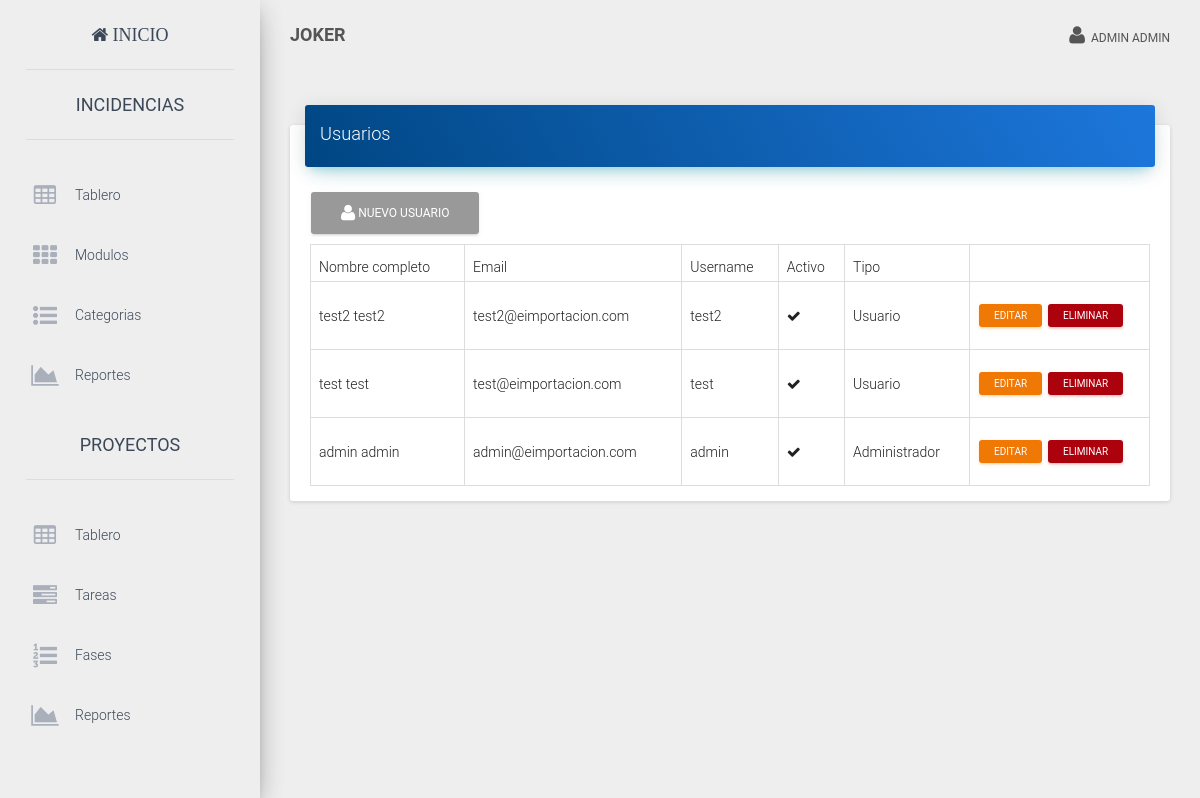
The app's page /?view=users (signed in) with its own data.
### tables this page shows
CREATE TABLE IF NOT EXISTS `user` (
  `id` int NOT NULL AUTO_INCREMENT,
  `username` varchar(50) DEFAULT NULL,
  `name` varchar(50) DEFAULT NULL,
  `lastname` varchar(50) DEFAULT NULL,
  `email` varchar(255) DEFAULT NULL,
  `password` varchar(60) DEFAULT NULL,
  `is_active` tinyint(1) NOT NULL DEFAULT '1',
  `kind` int NOT NULL DEFAULT '1',
  `created_at` datetime DEFAULT NULL,
  PRIMARY KEY (`id`)
);

### core/controller/Lb.php (called while the page is built, shortened)
<?php
class Lb {
	public function start(){
		include "core/app/init.php";
	}
}
?>

### index.php (called while the page is built, shortened)
<?php
$lb = new Lb();
$lb->start();
?>

### core/controller/Executor.php (called while the page is built, shortened)
<?php
class Executor {
	public static function doit($sql){
		$con = Database::getCon();
		return array($con->query($sql),$con->insert_id);
	}
}
?>

### core/app/model/UserData.php (called while the page is built, shortened)
<?php
class UserData {
	public static $tablename = "user";
	public function __construct(){
		$this->is_active = "1";
	}
	public static function getById($id){
		$sql = "select * from ".self::$tablename." where id=$id";
		$query = Executor::doit($sql);
		return Model::one($query[0],new UserData());
	}
	public static function getAll(){
		$sql = "select * from ".self::$tablename." order by created_at desc";
		$query = Executor::doit($sql);
		return Model::many($query[0],new UserData());
	}
}
?>

### core/controller/Model.php (called while the page is built, shortened)
<?php
class Model {
	public static function many($query,$aclass){
		$cnt = 0;
		$array = array();
		while($r = $query->fetch_array()){
			$array[$cnt] = new $aclass;
			$cnt2=1;
			foreach ($r as $key => $v) {
				if($cnt2>0 && $cnt2%2==0){
					$array[$cnt]->$key = $v;
				}
				$cnt2++;
			}
			$cnt++;
		}
		return $array;
	}
}
?>

### core/app/view/users-view.php (the view, shortened to what this page needs)
<div class="row">
	<div class="col-md-12">
<div class="card">
  <div class="card-header" data-background-color="blue">
      <h4 class="title">Usuarios</h4>
  </div>
  <div class="card-content table-responsive">
	<a href="index.php?view=newuser" class="btn btn-default"><i class='fa fa-user'></i> Nuevo Usuario</a>
<br>
		<?php
		$users = UserData::getAll();
		if(count($users)>0){
			?>
			<table class="table table-bordered table-hover">
			<thead>
			<th>Nombre completo</th>
			<th>Email</th>
			<th>Username</th>
			<th>Activo</th>
			<th>Tipo</th>
			<th></th>
			</thead>
			<?php
			foreach($users as $user){
				?>
				<tr>
				<td><?php echo $user->name." ".$user->lastname; ?></td>
				<td><?php echo $user->email; ?></td>
				<td><?php echo $user->username; ?></td>
				<td>
					<?php if($user->is_active):?>
						<i class="fa fa-check"></i>
					<?php endif; ?>
				</td>
				<td>
					<?php if($user->kind==1):?>
					Administrador
					<?php elseif($user->kind==2):?>
					Usuario
					<?php endif; ?>
				</td>
				<td style="width:180px;">
				<a href="index.php?view=edituser&id=<?php echo $user->id;?>" class="btn btn-warning btn-xs">Editar</a>
<a href="index.php?action=deluser&id=<?php echo $user->id;?>" class="btn btn-danger btn-xs">Eliminar</a>
				</td>
				</tr>
				<?php
			}
			?>
			</table>
			<?php
		}else{
		}
		?>
</div>
</div>
	</div>
</div>

### core/app/layouts/layout.php (shortened to what this page needs)
<!doctype html>
<html lang="en">
<head>
  <link href="assets/css/bootstrap.min.css" rel="stylesheet" />
  <link href="assets/css/material-dashboard.css" rel="stylesheet" />
  <link href="assets/font-awesome/css/font-awesome.min.css" rel="stylesheet">
  <link href="assets/css/site.css" rel="stylesheet" />
</head>
<body>
  <?php if (isset($_SESSION["user_id"])) : ?>
    <div class="">
      <div class="sidebar" data-color="blue">
            <div class="logo">
              <a href="./" class="simple-text"><i class="fa fa-home"> Inicio</i></a>
            </div>
            <div class="sidebar-wrapper">
              <div>
                <div class="logo">
                    <a href="./?view=Inci_inicioincidencias" class="simple-text">INCIDENCIAS</a>
                </div>
                <ul class="nav">
                  <li class="" >
                    <a href="./?view=Inci_inicioincidencias">
                      <i class="fa fa-table" aria-hidden="true"></i>
                      <p>Tablero</p>
                    </a>
                  </li>
                  <?php
                  if ($_SESSION['kind'] == 1) {
                  ?>
                    <li>
                      <a href="./?view=projects">
                        <i class="fa fa fa-th"></i>
                        <p>Modulos</p>
                      </a>
                    </li>
                    <li>
                      <a href="./?view=categories">
                        <i class="fa fa-list-ul"></i>
                        <p>Categorias</p>
                      </a>
                    </li>
                    <li>
                      <a href="./?view=reports">
                        <i class="fa fa-area-chart"></i>
                        <p>Reportes</p>
                      </a>
                    </li>
                  <?php
                  }
                  ?>
                </ul>
                <?php
                if ($_SESSION['kind'] == 1) {
                ?>
                  <div class="logo">
                    <a href="./?view=Pro_inicioproyecto" class="simple-text">PROYECTOS</a>
                  </div>
                  <ul class="nav">
                    <li class="" >
                      <a href="./?view=Pro_inicioproyecto">
                        <i class="fa fa-table"></i>
                        <p>Tablero</p>
                      </a>
                    </li>
                    <li>
                      <a href="./?view=Pro_iniciotareas">
                        <i class="fa fa-tasks"></i>
                        <p>Tareas</p>
                      </a>
                    </li>
                    <li>
                      <a href="index.php?view=Pro_fases">
                        <i class="fa fa-list-ol"></i>
                        <p>Fases</p>
                      </a>
                    </li>
                    <li>
                      <a href="./?view=Pro_reportes">
                        <i class="fa fa-area-chart"></i>
                        <p>Reportes</p>
                      </a>
                    </li>
                  </ul>
                  <div class="logo">
                     <a href="./?view=users" class="simple-text"> USUARIOS</a>
                  </div>
                <?php
                }
                ?>
              </div>
            </div>
      </div>
      <div class="main-panel">
        <nav class="navbar navbar-transparent navbar-absolute">
          <div class="container-fluid">
            <div class="navbar-header">
              <a class="navbar-brand" href="./"><b>JOKER</b></a>
            </div>
            <div class="collapse navbar-collapse">
              <ul class="nav navbar-nav navbar-right">
                <li class="dropdown">
                  <a href="#" class="dropdown-toggle" data-toggle="dropdown">
                    <i class="fa fa-user"></i>
                    &nbsp;<?php echo Core::$user->name . " " . Core::$user->lastname; ?>
                  </a>
                </li>
              </ul>
            </div>
          </div>
        </nav>
        <div class="content">
              <div class="container-fluid ">
                <?php
                View::load("login");
                ?>
              </div>
        </div>
      </div>
    </div>
  <?php else : ?>
    <?php
    View::load("login");
    ?>
  <?php endif; ?>
</body>
</html>

### records on screen
user: name "ADMIN", lastname "ADMIN", name "admin", lastname "admin", email "admin@eimportacion.com", username "admin", is_active 1 (drawn), kind "Administrador"
user: name "test2", lastname "test2", email "test2@eimportacion.com", username "test2", is_active 1 (drawn), kind "Usuario"
user: name "test", lastname "test", email "test@eimportacion.com", username "test", is_active 1 (drawn), kind "Usuario"
